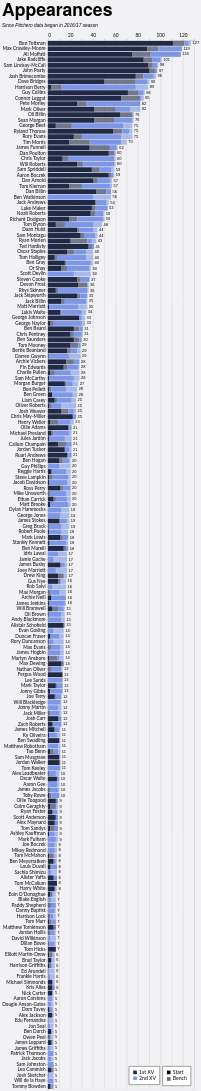

Write a Vega-Lite specification for this figure.
### Vega-Lite specification from a JSON file in a GitHub repository (floating-point values rounded to 4 significant figures; data arrays with more than 128 entries replaced by an {"elided": "..."} marker saying what was removed)
{"config": {"axis": {"labelFont": "Lato, sans-serif", "titleFont": "PT Sans Narrow, Helvetica Neue, Helvetica, Arial, sans-serif", "labelFontSize": 13, "titleFontSize": 24, "gridColor": "#202947", "gridOpacity": 0.2}, "header": {"labelFont": "PT Sans Narrow, Helvetica Neue, Helvetica, Arial, sans-serif", "titleFont": "PT Sans Narrow, Helvetica Neue, Helvetica, Arial, sans-serif", "labelFontSize": 24, "titleFontSize": 28, "labelFontWeight": "bold", "orient": "left"}, "legend": {"labelFont": "Lato, sans-serif", "titleFont": "PT Sans Narrow, Helvetica Neue, Helvetica, Arial, sans-serif", "labelFontSize": 14, "titleFontSize": 16, "titlePadding": 5, "fillColor": "white", "strokeColor": "black", "padding": 10, "titleFontWeight": "lighter", "titleFontStyle": "italic", "titleColor": "gray", "offset": 10}, "title": {"font": "PT Sans Narrow, Helvetica Neue, Helvetica, Arial, sans-serif", "fontSize": 48, "fontWeight": "bold", "anchor": "start", "align": "center", "titlePadding": 20, "subtitlePadding": 10, "subtitleFontSize": 13, "subtitleColor": "", "subtitleFontStyle": "italic", "offset": 15, "color": "black"}, "axisX": {"labelAngle": 0}, "facet": {"title": null, "header": null, "align": {"row": "each", "column": "each"}}, "resolve": {"scale": {"y": "independent", "facet": "independent"}}, "background": "#f2f1f4"}, "layer": [{"mark": {"type": "bar"}, "encoding": {"color": {"field": "squad", "legend": {"direction": "vertical", "labelExpr": "datum.value + ' XV'", "orient": "bottom-right", "title": null}, "scale": {"domain": ["1st", "2nd"], "range": ["#202946", "#7d96e8"]}, "sort": ["1st", "2nd"], "type": "nominal"}, "opacity": {"field": "start", "legend": {"direction": "vertical", "orient": "bottom-right", "title": null}, "scale": {"domain": ["Start", "Bench"], "range": [1.0, 0.6]}, "sort": ["Start", "Bench"], "type": "nominal"}, "order": {"field": "stack_order", "sort": "ascending", "type": "quantitative"}, "tooltip": [{"field": "player", "title": "Player", "type": "nominal"}, {"field": "squad", "title": "Squad", "type": "nominal"}, {"field": "start", "title": "Selection", "type": "nominal"}, {"aggregate": "sum", "field": "games", "title": "Games", "type": "quantitative"}, {"aggregate": "max", "field": "player_total", "title": "Total", "type": "quantitative"}], "x": {"aggregate": "sum", "axis": {"orient": "top", "title": null}, "field": "games", "type": "quantitative"}, "y": {"field": "player", "sort": {"field": "player_total", "op": "max", "order": "descending"}, "title": null, "type": "nominal"}}}, {"mark": {"type": "text", "align": "left", "baseline": "middle", "color": "black", "dx": 4, "fontSize": 11}, "encoding": {"text": {"field": "total_games", "format": ".0f", "type": "quantitative"}, "x": {"axis": {"orient": "top", "title": null}, "field": "total_games", "type": "quantitative"}, "y": {"field": "player", "sort": {"field": "player_total", "op": "max", "order": "descending"}, "title": null, "type": "nominal"}}, "transform": [{"aggregate": [{"op": "sum", "field": "games", "as": "total_games"}, {"op": "max", "field": "player_total", "as": "player_total"}], "groupby": ["player"]}]}], "data": {"name": "data-470420bea203aaa5d8a35be6ba69976b"}, "height": {"step": 15}, "params": [{"name": "seasonParam", "value": []}, {"name": "gameTypesParam", "value": []}, {"name": "squadParam", "value": "All"}, {"name": "positionsParam", "value": []}, {"name": "minAppsParam", "value": 5}], "title": {"text": "Appearances", "subtitle": "Since Pitchero data began in 2016/17 season"}, "transform": [{"filter": "length(seasonParam) === 0 || indexof(seasonParam, datum.season) >= 0"}, {"filter": "length(gameTypesParam) === 0 || indexof(gameTypesParam, datum.game_type) >= 0"}, {"filter": "squadParam === \"All\" || datum.squad === squadParam"}, {"filter": "length(positionsParam) === 0 || indexof(positionsParam, datum.position) >= 0"}, {"joinaggregate": [{"op": "sum", "field": "games", "as": "player_total"}], "groupby": ["player"]}, {"filter": "datum.player_total >= minAppsParam"}], "width": 400, "$schema": "https://vega.github.io/schema/vega-lite/v5.20.1.json", "datasets": {"data-470420bea203aaa5d8a35be6ba69976b": {"elided": "2361 records"}}}
